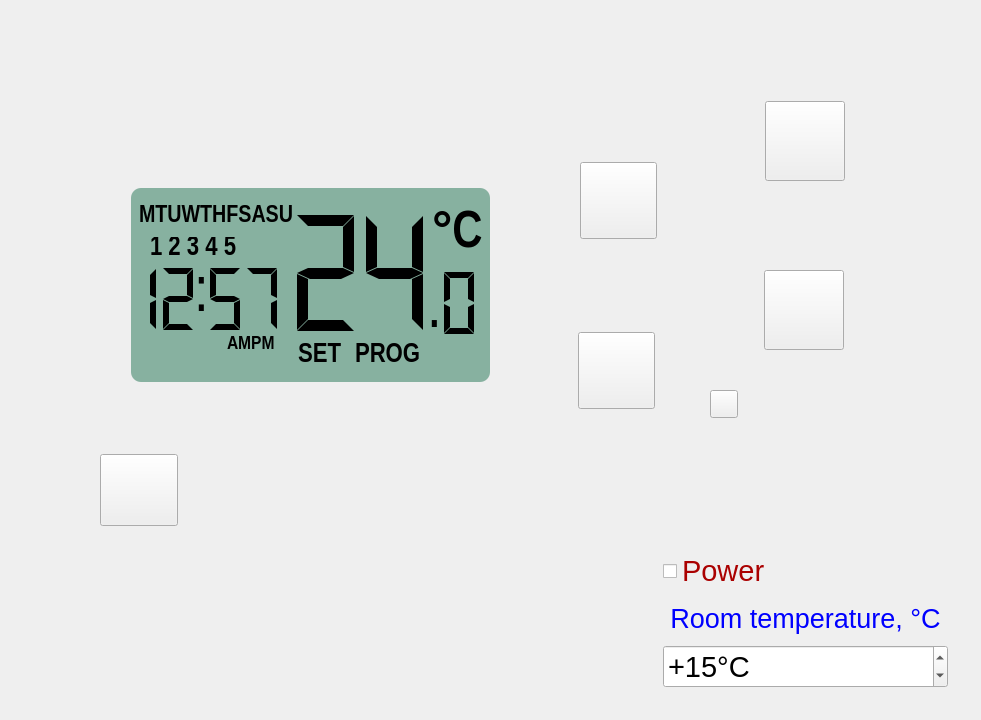
<?xml version="1.0" encoding="UTF-8"?>
<ui version="4.0">
 <class>MainWindow</class>
 <widget class="QMainWindow" name="MainWindow">
  <property name="geometry">
   <rect>
    <x>0</x>
    <y>0</y>
    <width>981</width>
    <height>720</height>
   </rect>
  </property>
  <property name="contextMenuPolicy">
   <enum>Qt::ActionsContextMenu</enum>
  </property>
  <property name="windowTitle">
   <string>Salus RT500 - Digital Room Thermostat - Simulator</string>
  </property>
  <widget class="QWidget" name="centralWidget">
   <widget class="QPushButton" name="BtnHighLight">
    <property name="geometry">
     <rect>
      <x>100</x>
      <y>454</y>
      <width>78</width>
      <height>72</height>
     </rect>
    </property>
    <property name="styleSheet">
     <string notr="true">background-image: url(:/Images/BtnHighlight.png);
border-image: url(:/Images/BtnHighlight.png);
image: url(:/Images/BtnHighlight.png);</string>
    </property>
    <property name="text">
     <string/>
    </property>
    <property name="checkable">
     <bool>false</bool>
    </property>
    <property name="checked">
     <bool>false</bool>
    </property>
   </widget>
   <widget class="QFrame" name="frameOutputs">
    <property name="enabled">
     <bool>true</bool>
    </property>
    <property name="geometry">
     <rect>
      <x>131</x>
      <y>188</y>
      <width>359</width>
      <height>194</height>
     </rect>
    </property>
    <property name="autoFillBackground">
     <bool>false</bool>
    </property>
    <property name="styleSheet">
     <string notr="true">background-color: rgba(135, 177, 160, 100%);
border-radius: 10px;</string>
    </property>
    <property name="frameShape">
     <enum>QFrame::StyledPanel</enum>
    </property>
    <property name="frameShadow">
     <enum>QFrame::Sunken</enum>
    </property>
    <widget class="QLCDNumber" name="lcdMinute">
     <property name="geometry">
      <rect>
       <x>63</x>
       <y>73</y>
       <width>100</width>
       <height>76</height>
      </rect>
     </property>
     <property name="minimumSize">
      <size>
       <width>0</width>
       <height>56</height>
      </size>
     </property>
     <property name="maximumSize">
      <size>
       <width>16777215</width>
       <height>16777215</height>
      </size>
     </property>
     <property name="styleSheet">
      <string notr="true">background-color: rgba(0,0,0,0%)</string>
     </property>
     <property name="frameShape">
      <enum>QFrame::NoFrame</enum>
     </property>
     <property name="digitCount">
      <number>2</number>
     </property>
     <property name="mode">
      <enum>QLCDNumber::Dec</enum>
     </property>
     <property name="segmentStyle">
      <enum>QLCDNumber::Flat</enum>
     </property>
     <property name="intValue" stdset="0">
      <number>57</number>
     </property>
    </widget>
    <widget class="QLCDNumber" name="lcdHour">
     <property name="geometry">
      <rect>
       <x>-21</x>
       <y>73</y>
       <width>100</width>
       <height>76</height>
      </rect>
     </property>
     <property name="minimumSize">
      <size>
       <width>0</width>
       <height>56</height>
      </size>
     </property>
     <property name="maximumSize">
      <size>
       <width>16777215</width>
       <height>16777215</height>
      </size>
     </property>
     <property name="styleSheet">
      <string notr="true">background-color: rgba(0,0,0,0%)</string>
     </property>
     <property name="frameShape">
      <enum>QFrame::NoFrame</enum>
     </property>
     <property name="digitCount">
      <number>2</number>
     </property>
     <property name="mode">
      <enum>QLCDNumber::Dec</enum>
     </property>
     <property name="segmentStyle">
      <enum>QLCDNumber::Flat</enum>
     </property>
     <property name="intValue" stdset="0">
      <number>12</number>
     </property>
    </widget>
    <widget class="QLabel" name="labelAmPm">
     <property name="geometry">
      <rect>
       <x>96</x>
       <y>148</y>
       <width>51</width>
       <height>16</height>
      </rect>
     </property>
     <property name="font">
      <font>
       <family>Arial Narrow</family>
       <pointsize>14</pointsize>
       <weight>75</weight>
       <bold>true</bold>
      </font>
     </property>
     <property name="styleSheet">
      <string notr="true">background-color: rgba(0,0,0,0%)</string>
     </property>
     <property name="text">
      <string>AMPM</string>
     </property>
    </widget>
    <widget class="QLabel" name="labelDayOfWeek">
     <property name="geometry">
      <rect>
       <x>8</x>
       <y>17</y>
       <width>171</width>
       <height>21</height>
      </rect>
     </property>
     <property name="font">
      <font>
       <family>Arial Narrow</family>
       <pointsize>18</pointsize>
       <weight>75</weight>
       <bold>true</bold>
       <kerning>true</kerning>
      </font>
     </property>
     <property name="styleSheet">
      <string notr="true">background-color: rgba(0,0,0,0%)</string>
     </property>
     <property name="text">
      <string>MTUWTHFSASU</string>
     </property>
    </widget>
    <widget class="QLabel" name="labelSemicolon">
     <property name="geometry">
      <rect>
       <x>63</x>
       <y>76</y>
       <width>21</width>
       <height>61</height>
      </rect>
     </property>
     <property name="font">
      <font>
       <family>Arial Narrow</family>
       <pointsize>48</pointsize>
      </font>
     </property>
     <property name="styleSheet">
      <string notr="true">background-color: rgba(0,0,0,0%)</string>
     </property>
     <property name="text">
      <string>:</string>
     </property>
    </widget>
    <widget class="QLCDNumber" name="lcdTempInt">
     <property name="geometry">
      <rect>
       <x>154</x>
       <y>10</y>
       <width>151</width>
       <height>151</height>
      </rect>
     </property>
     <property name="minimumSize">
      <size>
       <width>0</width>
       <height>56</height>
      </size>
     </property>
     <property name="maximumSize">
      <size>
       <width>16777215</width>
       <height>16777215</height>
      </size>
     </property>
     <property name="styleSheet">
      <string notr="true">background-color: rgba(0,0,0,0%)</string>
     </property>
     <property name="frameShape">
      <enum>QFrame::NoFrame</enum>
     </property>
     <property name="digitCount">
      <number>2</number>
     </property>
     <property name="mode">
      <enum>QLCDNumber::Dec</enum>
     </property>
     <property name="segmentStyle">
      <enum>QLCDNumber::Flat</enum>
     </property>
     <property name="intValue" stdset="0">
      <number>24</number>
     </property>
    </widget>
    <widget class="QLabel" name="labelDot">
     <property name="geometry">
      <rect>
       <x>296</x>
       <y>92</y>
       <width>21</width>
       <height>61</height>
      </rect>
     </property>
     <property name="font">
      <font>
       <family>Arial Narrow</family>
       <pointsize>48</pointsize>
      </font>
     </property>
     <property name="styleSheet">
      <string notr="true">background-color: rgba(0,0,0,0%)</string>
     </property>
     <property name="text">
      <string>.</string>
     </property>
    </widget>
    <widget class="QLCDNumber" name="lcdTempFrac">
     <property name="geometry">
      <rect>
       <x>303</x>
       <y>77</y>
       <width>51</width>
       <height>76</height>
      </rect>
     </property>
     <property name="minimumSize">
      <size>
       <width>0</width>
       <height>56</height>
      </size>
     </property>
     <property name="maximumSize">
      <size>
       <width>16777215</width>
       <height>16777215</height>
      </size>
     </property>
     <property name="styleSheet">
      <string notr="true">background-color: rgba(0,0,0,0%)</string>
     </property>
     <property name="frameShape">
      <enum>QFrame::NoFrame</enum>
     </property>
     <property name="digitCount">
      <number>1</number>
     </property>
     <property name="mode">
      <enum>QLCDNumber::Dec</enum>
     </property>
     <property name="segmentStyle">
      <enum>QLCDNumber::Flat</enum>
     </property>
     <property name="intValue" stdset="0">
      <number>0</number>
     </property>
    </widget>
    <widget class="QLabel" name="labelCelcium">
     <property name="geometry">
      <rect>
       <x>301</x>
       <y>15</y>
       <width>51</width>
       <height>61</height>
      </rect>
     </property>
     <property name="font">
      <font>
       <family>Arial Narrow</family>
       <pointsize>38</pointsize>
       <weight>75</weight>
       <bold>true</bold>
      </font>
     </property>
     <property name="styleSheet">
      <string notr="true">background-color: rgba(0,0,0,0%)</string>
     </property>
     <property name="text">
      <string>°C</string>
     </property>
    </widget>
    <widget class="QLabel" name="labelProgramNo">
     <property name="geometry">
      <rect>
       <x>19</x>
       <y>49</y>
       <width>171</width>
       <height>21</height>
      </rect>
     </property>
     <property name="font">
      <font>
       <family>Arial Narrow</family>
       <pointsize>20</pointsize>
       <weight>75</weight>
       <bold>true</bold>
       <kerning>true</kerning>
      </font>
     </property>
     <property name="styleSheet">
      <string notr="true">background-color: rgba(0,0,0,0%)</string>
     </property>
     <property name="text">
      <string>1 2 3 4 5</string>
     </property>
    </widget>
    <widget class="QLabel" name="labelSet">
     <property name="geometry">
      <rect>
       <x>167</x>
       <y>152</y>
       <width>51</width>
       <height>30</height>
      </rect>
     </property>
     <property name="font">
      <font>
       <family>Arial Narrow</family>
       <pointsize>20</pointsize>
       <weight>75</weight>
       <bold>true</bold>
      </font>
     </property>
     <property name="styleSheet">
      <string notr="true">background-color: rgba(0,0,0,0%)</string>
     </property>
     <property name="text">
      <string>SET</string>
     </property>
    </widget>
    <widget class="QLabel" name="labelProg">
     <property name="geometry">
      <rect>
       <x>224</x>
       <y>152</y>
       <width>71</width>
       <height>30</height>
      </rect>
     </property>
     <property name="font">
      <font>
       <family>Arial Narrow</family>
       <pointsize>20</pointsize>
       <weight>75</weight>
       <bold>true</bold>
      </font>
     </property>
     <property name="styleSheet">
      <string notr="true">background-color: rgba(0,0,0,0%)</string>
     </property>
     <property name="text">
      <string>PROG</string>
     </property>
    </widget>
    <widget class="QLabel" name="labelFlame">
     <property name="geometry">
      <rect>
       <x>60</x>
       <y>155</y>
       <width>24</width>
       <height>24</height>
      </rect>
     </property>
     <property name="font">
      <font>
       <family>Arial Narrow</family>
       <pointsize>14</pointsize>
       <weight>75</weight>
       <bold>true</bold>
      </font>
     </property>
     <property name="styleSheet">
      <string notr="true">background-color: rgba(0,0,0,0%)</string>
     </property>
     <property name="pixmap">
      <pixmap resource="salusrt500.qrc">:/Images/IconFlame.png</pixmap>
     </property>
     <property name="scaledContents">
      <bool>true</bool>
     </property>
     <property name="alignment">
      <set>Qt::AlignCenter</set>
     </property>
    </widget>
    <widget class="QLabel" name="labelFreeze">
     <property name="geometry">
      <rect>
       <x>30</x>
       <y>156</y>
       <width>24</width>
       <height>24</height>
      </rect>
     </property>
     <property name="font">
      <font>
       <family>Arial Narrow</family>
       <pointsize>14</pointsize>
       <weight>75</weight>
       <bold>true</bold>
      </font>
     </property>
     <property name="styleSheet">
      <string notr="true">background-color: rgba(0,0,0,0%)</string>
     </property>
     <property name="pixmap">
      <pixmap resource="salusrt500.qrc">:/Images/IconSnowFlake.png</pixmap>
     </property>
     <property name="scaledContents">
      <bool>true</bool>
     </property>
     <property name="alignment">
      <set>Qt::AlignCenter</set>
     </property>
    </widget>
    <zorder>lcdMinute</zorder>
    <zorder>lcdHour</zorder>
    <zorder>labelAmPm</zorder>
    <zorder>labelDayOfWeek</zorder>
    <zorder>labelSemicolon</zorder>
    <zorder>lcdTempInt</zorder>
    <zorder>labelDot</zorder>
    <zorder>lcdTempFrac</zorder>
    <zorder>labelCelcium</zorder>
    <zorder>labelProgramNo</zorder>
    <zorder>labelSet</zorder>
    <zorder>labelProg</zorder>
    <zorder>labelFreeze</zorder>
    <zorder>labelFlame</zorder>
   </widget>
   <widget class="QLabel" name="labelDevice">
    <property name="geometry">
     <rect>
      <x>0</x>
      <y>0</y>
      <width>981</width>
      <height>720</height>
     </rect>
    </property>
    <property name="contextMenuPolicy">
     <enum>Qt::ActionsContextMenu</enum>
    </property>
    <property name="autoFillBackground">
     <bool>false</bool>
    </property>
    <property name="text">
     <string/>
    </property>
    <property name="pixmap">
     <pixmap resource="salusrt500.qrc">:/Images/Salus_Frame.png</pixmap>
    </property>
    <property name="scaledContents">
     <bool>false</bool>
    </property>
   </widget>
   <widget class="QPushButton" name="BtnUp">
    <property name="geometry">
     <rect>
      <x>580</x>
      <y>162</y>
      <width>77</width>
      <height>77</height>
     </rect>
    </property>
    <property name="styleSheet">
     <string notr="true">background-image: url(:/Images/BtnTempUp.png);
border-image: url(:/Images/BtnTempUp.png);
image: url(:/Images/BtnTempUp.png);</string>
    </property>
    <property name="text">
     <string/>
    </property>
   </widget>
   <widget class="QPushButton" name="BtnDown">
    <property name="geometry">
     <rect>
      <x>578</x>
      <y>332</y>
      <width>77</width>
      <height>77</height>
     </rect>
    </property>
    <property name="styleSheet">
     <string notr="true">background-image: url(:/Images/BtnTempDown.png);
border-image: url(:/Images/BtnTempDown.png);
image: url(:/Images/BtnTempDown.png);</string>
    </property>
    <property name="text">
     <string/>
    </property>
   </widget>
   <widget class="QPushButton" name="BtnSelect">
    <property name="geometry">
     <rect>
      <x>765</x>
      <y>101</y>
      <width>80</width>
      <height>80</height>
     </rect>
    </property>
    <property name="styleSheet">
     <string notr="true">background-image: url(:/Images/BtnSelect.png);
border-image: url(:/Images/BtnSelect.png);
image: url(:/Images/BtnSelect.png);</string>
    </property>
    <property name="text">
     <string/>
    </property>
   </widget>
   <widget class="QPushButton" name="BtnSet">
    <property name="geometry">
     <rect>
      <x>764</x>
      <y>270</y>
      <width>80</width>
      <height>80</height>
     </rect>
    </property>
    <property name="styleSheet">
     <string notr="true">background-image: url(:/Images/BtnSelect.png);
border-image: url(:/Images/BtnSelect.png);
image: url(:/Images/BtnSelect.png);</string>
    </property>
    <property name="text">
     <string/>
    </property>
   </widget>
   <widget class="QPushButton" name="BtnReset">
    <property name="geometry">
     <rect>
      <x>710</x>
      <y>390</y>
      <width>28</width>
      <height>28</height>
     </rect>
    </property>
    <property name="styleSheet">
     <string notr="true">background-image: url(:/Images/BtnReset.png);
border-image: url(:/Images/BtnReset.png);
image: url(:/Images/BtnReset.png);</string>
    </property>
    <property name="text">
     <string/>
    </property>
   </widget>
   <widget class="QFrame" name="frameInputs">
    <property name="geometry">
     <rect>
      <x>660</x>
      <y>540</y>
      <width>291</width>
      <height>151</height>
     </rect>
    </property>
    <layout class="QVBoxLayout" name="layoutInputs">
     <property name="leftMargin">
      <number>3</number>
     </property>
     <property name="rightMargin">
      <number>3</number>
     </property>
     <property name="bottomMargin">
      <number>3</number>
     </property>
     <item>
      <widget class="QCheckBox" name="CheckPower">
       <property name="font">
        <font>
         <pointsize>22</pointsize>
        </font>
       </property>
       <property name="styleSheet">
        <string notr="true">color: rgb(170, 0, 0);</string>
       </property>
       <property name="text">
        <string>Power</string>
       </property>
      </widget>
     </item>
     <item>
      <widget class="QLabel" name="label_12">
       <property name="font">
        <font>
         <family>Arial</family>
         <pointsize>20</pointsize>
         <weight>50</weight>
         <bold>false</bold>
        </font>
       </property>
       <property name="styleSheet">
        <string notr="true">color: rgb(0,0,255)</string>
       </property>
       <property name="text">
        <string>Room temperature, °C</string>
       </property>
       <property name="alignment">
        <set>Qt::AlignCenter</set>
       </property>
       <property name="wordWrap">
        <bool>true</bool>
       </property>
      </widget>
     </item>
     <item>
      <widget class="QSpinBox" name="SpinTemperature">
       <property name="font">
        <font>
         <pointsize>22</pointsize>
        </font>
       </property>
       <property name="suffix">
        <string>°C</string>
       </property>
       <property name="prefix">
        <string>+</string>
       </property>
       <property name="maximum">
        <number>30</number>
       </property>
       <property name="value">
        <number>15</number>
       </property>
      </widget>
     </item>
    </layout>
   </widget>
   <zorder>labelDevice</zorder>
   <zorder>frameInputs</zorder>
   <zorder>BtnHighLight</zorder>
   <zorder>frameOutputs</zorder>
   <zorder>BtnUp</zorder>
   <zorder>BtnDown</zorder>
   <zorder>BtnSelect</zorder>
   <zorder>BtnSet</zorder>
   <zorder>BtnReset</zorder>
  </widget>
  <action name="actionInputs_Panel">
   <property name="checkable">
    <bool>true</bool>
   </property>
   <property name="checked">
    <bool>true</bool>
   </property>
   <property name="text">
    <string>Inputs Panel</string>
   </property>
  </action>
  <action name="actionLoad_Program">
   <property name="text">
    <string>Load Program</string>
   </property>
   <property name="visible">
    <bool>false</bool>
   </property>
  </action>
  <action name="actionSave_Program">
   <property name="text">
    <string>Save Program</string>
   </property>
   <property name="visible">
    <bool>false</bool>
   </property>
  </action>
 </widget>
 <layoutdefault spacing="6" margin="11"/>
 <resources>
  <include location="salusrt500.qrc"/>
 </resources>
 <connections/>
</ui>
